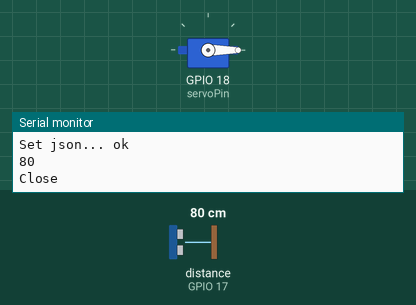
A sketch run on a simulated ESP32-S3. On the bench: servo, the last lines printed to the serial monitor. Wiring (inferred from the names in the program): ultrasonic range finder: trigger GPIO 5; echo GPIO 17. The inputs (shaded band) are chosen by the test bench; at power-on: distance to the obstacle (sensor on GPIO 17) 80 cm. The echo pulse lasts 58.3 µs per cm; WiFi joins after 1.5 s; servers stay silent unless stated; network time is answered at once with the bench clock; the local clock reads 2024-03-15 10:24:30 at power-on unless the sketch sets it.

Above: at 2.8 s.
2.9 s: distance to the obstacle (sensor on GPIO 17) set to 8 cm
5.2 s: distance to the obstacle (sensor on GPIO 17) set to 5 cm
At 7.6 s:
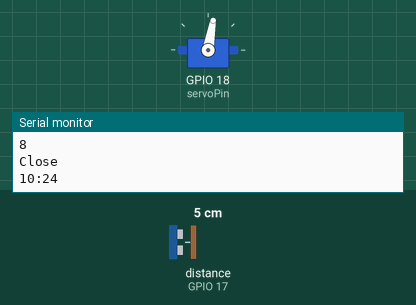
At 8.3 s:
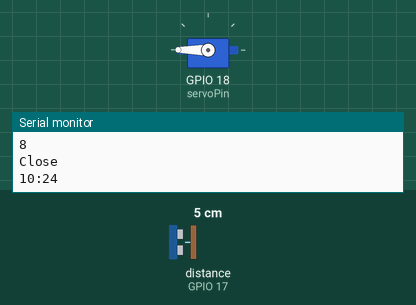
Timing chart, 0 to 14.2 s (numbered marks = the images above; inputs shaded):
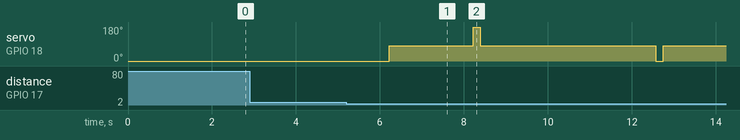

Measured:
- the behaviour switches between 7 and 6 cm on distance to the obstacle (sensor on GPIO 17) (found by bisection; images 0 and 1)
- after the input at 5.2 s, servo on GPIO 18 (servoPin): 0° → 80° after 1.0 s, → 180° 2.0 s later, → 80° 0.17 s later, → 0° 4.2 s later, … (5 changes in this stretch)

The sketch:

testesp32.ino
```cpp
#include <Arduino.h>
#include <ESP32Servo.h>
#if defined(ESP32)
  #include <WiFi.h>
#elif defined(ESP8266)
  #include <ESP8266WiFi.h>
#endif
#include <NTPClient.h>
#include <WiFiUdp.h>
#include <Firebase_ESP_Client.h>
#include <string>
#include <WiFiManager.h>
#include <Adafruit_Sensor.h>

//Provide the token generation process info.
#include "addons/TokenHelper.h"
//Provide the RTDB payload printing info and other helper functions.
#include "addons/RTDBHelper.h"

//firebase
#define API_KEY "AIzaSyCQWpA1eEoeGtxL6W7jSlYW-5W0BjjlUBk"
#define USER_EMAIL "ionrail2@gmail.com"
#define USER_PASSWORD "ionrail123"
#define DATABASE_URL "https://ionrail-2-default-rtdb.firebaseio.com/"

//Define Firebase Data object
FirebaseData fbdo;
FirebaseAuth auth;
FirebaseConfig config;
unsigned long sendDataPrevMillis = 0;
unsigned long timerDelay = 180000;
bool signupOK = false;

//sensor and servo path
String usonicpath = "/usonic";
String servopath = "/servodoor";
String timePath = "/timestamp";

//time
String fullhour;
String fullminute;
String fulltime;

//db main path
String databasePath,readingpath;
String readparent;

//endpoint handler
FirebaseJson json;
WiFiClient client;
String uid;

//servo
#define TURN_TIME 175
#define servoPin 18
Servo servo;

//usonic
 int trigPin = 5;
 int echoPin = 17;
 long duration, dist, average;
 long aver[3];
 String gatestatus;

// Define NTP Client to get time
WiFiUDP ntpUDP;
NTPClient timeClient(ntpUDP, "pool.ntp.org");

int timestamp;

//Week Days
String weekDays[7]={"Sunday", "Monday", "Tuesday", "Wednesday", "Thursday", "Friday", "Saturday"};

//Month names
String months[12]={"January", "February", "March", "April", "May", "June", "July", "August", "September", "October", "November", "December"};

// Function that gets current epoch time
unsigned long getTime() {
  timeClient.update();
  unsigned long now = timeClient.getEpochTime();
  return now;
}

void setup()
{
    Serial.begin(9600);
    servo.attach(servoPin);
    pinMode(trigPin, OUTPUT);
    pinMode(echoPin, INPUT);
    servo.write(0);         //close cap on power on
    delay(100);
    servo.detach();

    sensor_t sensor;

    WiFiManager wifiManager;
    wifiManager.autoConnect("IonRail2");
    timeClient.begin();

    //db
    config.api_key = API_KEY;
    auth.user.email = USER_EMAIL;
    auth.user.password = USER_PASSWORD;
    config.database_url = DATABASE_URL;
    Firebase.reconnectWiFi(true);
    fbdo.setResponseSize(4096);
    config.token_status_callback = tokenStatusCallback;
    config.max_token_generation_retry = 5;
    Firebase.begin(&config, &auth);

    //display db info
    Serial.println("Getting User UID");
    while ((auth.token.uid) == "") {
      Serial.print('.');
      delay(1000);
    }
  // Print user UID
    uid = auth.token.uid.c_str();
    Serial.print("User UID: ");
    Serial.println(uid);

     // Update database path
     readingpath = "/Traindata";

}

void loop()
{
  timeClient.update();

  int currentHour = timeClient.getHours();
//  Serial.print("Hour: ");
//  Serial.println(currentHour);

  int currentMinute = timeClient.getMinutes();
//  Serial.print("Minutes: ");
//  Serial.println(currentMinute);

  int currentSecond = timeClient.getSeconds();
//  Serial.print("Seconds: ");
//  Serial.println(currentSecond);


  if(currentHour < 10)
  {
    fullhour = '0' + String(currentHour);
  }
  else
  {
    fullhour = String(currentHour);
  }

  if(currentMinute < 10)
  {
    fullminute = '0' + String(currentMinute);
  }
  else
  {
    fullminute = String(currentMinute);
  }

  fulltime = fullhour + ":" + fullminute;


  Serial.println(fulltime);

  for (int i=0;i<=2;i++)
  {
    measure();
    aver[i]=dist;
    delay(10);
  }

  dist=(aver[0]+aver[1]+aver[2])/3;

  if ( dist<7 )
  {
  //Change distance as per your need
    gatestatus = "Open";
    servo.attach(servoPin);
    delay(1);
    servo.write(0);
    delay(170);
    servo.write(80);     //SERVO MOTOR ROTATING DEGREE
    servo.detach();
    delay(2000);

    servo.attach(servoPin);
    delay(1);
    servo.write(180);
    delay(170);
    servo.write(80);
    servo.detach();
    delay(2000);

  }

  else
  {
    gatestatus = "Close";
  }

  //db update

  if (Firebase.ready() && (millis() - sendDataPrevMillis > 2000 || sendDataPrevMillis == 0))
    {
      sendDataPrevMillis = millis();

      //current timestamp
      timestamp = getTime();
      Serial.print("time: ");
      Serial.println(timestamp);

      readparent = readingpath + "/" + String(timestamp);

      sensors_event_t event;
      json.set(usonicpath.c_str(), dist);
      json.set(servopath.c_str(), gatestatus);
      json.set(timePath, String(timestamp));
      Serial.printf("Set json... %s\n", Firebase.RTDB.setJSON(&fbdo, readparent.c_str(), &json) ? "ok" : fbdo.errorReason().c_str());

      Serial.println(dist);
      Serial.println(gatestatus);
    }

    else
          {
            Serial.println(fbdo.errorReason());
          }

    delay(2000);

}


void measure()
{
  digitalWrite(10,HIGH);
  digitalWrite(trigPin, LOW);
  delayMicroseconds(5);
  digitalWrite(trigPin, HIGH);
  delayMicroseconds(15);
  digitalWrite(trigPin, LOW);
  pinMode(echoPin, INPUT);
  duration = pulseIn(echoPin, HIGH);
  dist = (duration/2) / 29.1;
}
```
